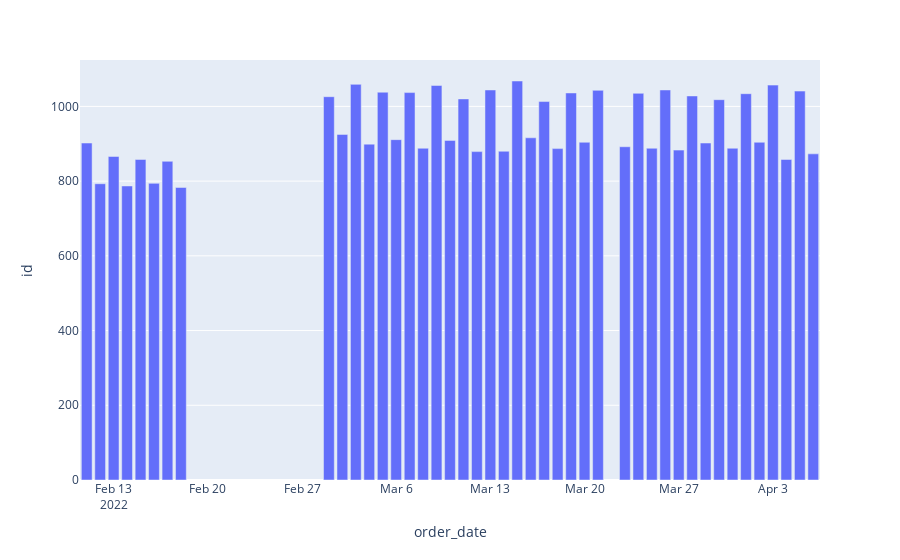

The cell this chart's notebook holds for it:
### Markdown cell above
### 2.2.1 Quantidade de pedidos por dia

### Code cell
df_aux = df1.loc[:, ['id', 'order_date']].groupby(['order_date']).count().reset_index()

px.bar(df_aux, x='order_date', y='id')

### Figure 1 — Plotly figure (JSON) as saved in the notebook; plotly's stock layout.template omitted (floating-point values rounded to 4 significant figures)
{"data": [{"alignmentgroup": "True", "hovertemplate": "order_date=%{x}<br>id=%{y}<extra></extra>", "legendgroup": "", "marker": {"color": "#636efa", "pattern": {"shape": ""}}, "name": "", "offsetgroup": "", "orientation": "v", "showlegend": false, "textposition": "auto", "type": "bar", "x": ["2022-02-11T00:00:00", "2022-02-12T00:00:00", "2022-02-13T00:00:00", "2022-02-14T00:00:00", "2022-02-15T00:00:00", "2022-02-16T00:00:00", "2022-02-17T00:00:00", "2022-02-18T00:00:00", "2022-03-01T00:00:00", "2022-03-02T00:00:00", "2022-03-03T00:00:00", "2022-03-04T00:00:00", "2022-03-05T00:00:00", "2022-03-06T00:00:00", "2022-03-07T00:00:00", "2022-03-08T00:00:00", "2022-03-09T00:00:00", "2022-03-10T00:00:00", "2022-03-11T00:00:00", "2022-03-12T00:00:00", "2022-03-13T00:00:00", "2022-03-14T00:00:00", "2022-03-15T00:00:00", "2022-03-16T00:00:00", "2022-03-17T00:00:00", "2022-03-18T00:00:00", "2022-03-19T00:00:00", "2022-03-20T00:00:00", "2022-03-21T00:00:00", "2022-03-23T00:00:00", "2022-03-24T00:00:00", "2022-03-25T00:00:00", "2022-03-26T00:00:00", "2022-03-27T00:00:00", "2022-03-28T00:00:00", "2022-03-29T00:00:00", "2022-03-30T00:00:00", "2022-03-31T00:00:00", "2022-04-01T00:00:00", "2022-04-02T00:00:00", "2022-04-03T00:00:00", "2022-04-04T00:00:00", "2022-04-05T00:00:00", "2022-04-06T00:00:00"], "xaxis": "x", "y": [902, 793, 866, 787, 858, 794, 853, 783, 1026, 925, 1059, 899, 1038, 911, 1037, 888, 1056, 909, 1020, 879, 1044, 880, 1068, 916, 1013, 887, 1036, 904, 1043, 892, 1035, 888, 1044, 883, 1028, 902, 1018, 888, 1034, 904, 1057, 858, 1041, 873], "yaxis": "y"}], "layout": {"barmode": "relative", "legend": {"tracegroupgap": 0}, "margin": {"t": 60}, "xaxis": {"anchor": "y", "domain": [0, 1], "title": {"text": "order_date"}}, "yaxis": {"anchor": "x", "domain": [0, 1], "title": {"text": "id"}}}}
